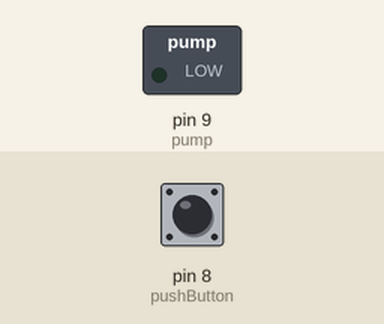
Simulated run of this sketch. Board: Arduino Uno, built with avr-gcc and run on an emulated ATmega328P. On the bench: switched loads named in the sketch (green lamp = pin HIGH). The test bench sets the inputs (shaded band); at power-on: pin 8 (pushButton) LOW. What the sketch prints to the serial monitor is not drawn.

Above: at 1.0 s.
At 6.7 s:
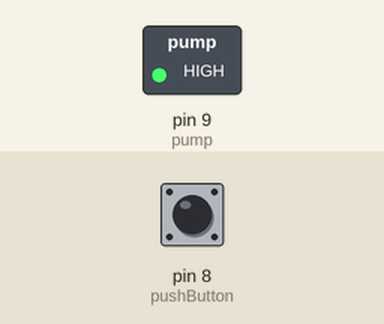
Timing chart, 0 to 14.9 s (numbered marks = the images above):
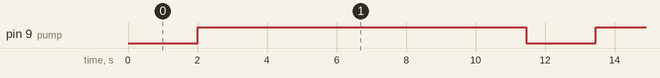

The sketch:

Wet_Plant_Auto.ino
```cpp
/*
This software let you control in automatic way the water-pump without using an
Internet connection, just settings the frequency and the duration of the operation
Version: 1.0
Author: Giacomo Bellazzi
*/
int pump = 9;
int duration;
int frequency;
int pinD = A0;
int pinF = A1;
int pushButton = 8;
int timePassed1 = 0;
int timePassed2 = 0;
boolean par = true;

void setup() {
  pinMode(pump,OUTPUT);
  Serial.begin(9600); //For debug only
  pinMode(pushButton,INPUT);
  setOption();
}

void loop() {
  timePassed1 = millis();
  if(isPressed()){
    setOption();
  }
  if(isTimeToWet()){
    wetPlant();
    timePassed2 = millis();
   }
  delay(1000);
}

/*This function set the frequency and duration from the two potentiometer*/
void setOption(){
  frequency=map(analogRead(pinF),0,1023,12,106)*1000*60;
  duration = map(analogRead(pinD),0,1023,30,120)*1000;
  Serial.println(frequency);
  Serial.println(duration);
}

/*This function detect if the push button has been pressed*/
boolean isPressed(){
  if(digitalRead(pushButton)==1){
    return true;
  }else{
    return false;
  }
}

/*This function wet the plant by closing and opening a relay*/
void wetPlant(){
  digitalWrite(pump,HIGH);
  delay(duration);
  digitalWrite(pump,LOW);
}

/*This function detect if it is time to wet the plant*/
boolean isTimeToWet(){
  int dif = timePassed1-timePassed2;
  if(dif>=frequency){
    return true;
  }else{
    return false;
  }
}
```

Measured:
- by itself, pin 9 (pump): alternates HIGH for 9.5 s and LOW for 2.0 s
